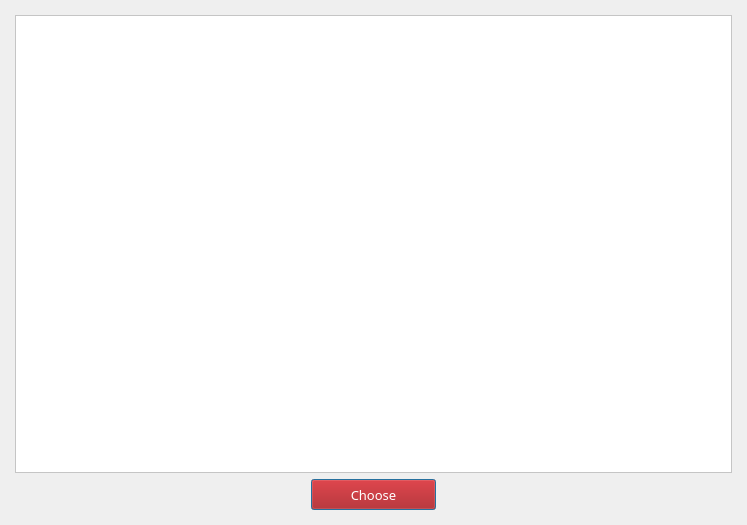
<?xml version="1.0" encoding="UTF-8"?>
<ui version="4.0">
 <class>AddressBookDialog</class>
 <widget class="QDialog" name="AddressBookDialog">
  <property name="geometry">
   <rect>
    <x>0</x>
    <y>0</y>
    <width>747</width>
    <height>525</height>
   </rect>
  </property>
  <property name="font">
   <font>
    <family>Poppins</family>
   </font>
  </property>
  <property name="windowTitle">
   <string>Select address</string>
  </property>
  <property name="styleSheet">
   <string notr="true"/>
  </property>
  <layout class="QVBoxLayout" name="verticalLayout">
   <property name="leftMargin">
    <number>15</number>
   </property>
   <property name="topMargin">
    <number>15</number>
   </property>
   <property name="rightMargin">
    <number>15</number>
   </property>
   <property name="bottomMargin">
    <number>15</number>
   </property>
   <item>
    <widget class="QTreeView" name="m_addressBookView">
     <property name="font">
      <font>
       <family>Poppins</family>
      </font>
     </property>
     <property name="styleSheet">
      <string notr="true">background-color: rgb(255, 255, 255);</string>
     </property>
    </widget>
   </item>
   <item>
    <layout class="QHBoxLayout" name="horizontalLayout">
     <item>
      <spacer name="horizontalSpacer">
       <property name="orientation">
        <enum>Qt::Horizontal</enum>
       </property>
       <property name="sizeHint" stdset="0">
        <size>
         <width>40</width>
         <height>20</height>
        </size>
       </property>
      </spacer>
     </item>
     <item>
      <widget class="QPushButton" name="m_okButton">
       <property name="minimumSize">
        <size>
         <width>125</width>
         <height>31</height>
        </size>
       </property>
       <property name="font">
        <font>
         <family>Poppins</family>
         <pointsize>-1</pointsize>
        </font>
       </property>
       <property name="styleSheet">
        <string notr="true">color: rgb(255, 255, 255);
background-color: rgb(170, 0, 0);
font-size: 13px;
font-family: Poppins;</string>
       </property>
       <property name="text">
        <string>Choose</string>
       </property>
      </widget>
     </item>
     <item>
      <spacer name="horizontalSpacer_2">
       <property name="orientation">
        <enum>Qt::Horizontal</enum>
       </property>
       <property name="sizeHint" stdset="0">
        <size>
         <width>40</width>
         <height>20</height>
        </size>
       </property>
      </spacer>
     </item>
    </layout>
   </item>
  </layout>
 </widget>
 <resources/>
 <connections>
  <connection>
   <sender>m_okButton</sender>
   <signal>clicked()</signal>
   <receiver>AddressBookDialog</receiver>
   <slot>accept()</slot>
   <hints>
    <hint type="sourcelabel">
     <x>694</x>
     <y>499</y>
    </hint>
    <hint type="destinationlabel">
     <x>373</x>
     <y>262</y>
    </hint>
   </hints>
  </connection>
  <connection>
   <sender>m_addressBookView</sender>
   <signal>doubleClicked(QModelIndex)</signal>
   <receiver>AddressBookDialog</receiver>
   <slot>accept()</slot>
   <hints>
    <hint type="sourcelabel">
     <x>373</x>
     <y>242</y>
    </hint>
    <hint type="destinationlabel">
     <x>373</x>
     <y>262</y>
    </hint>
   </hints>
  </connection>
 </connections>
</ui>
